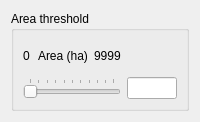
        <widget class="QWidget" name="page_2">
         <property name="sizePolicy">
          <sizepolicy hsizetype="Preferred" vsizetype="Preferred">
           <horstretch>0</horstretch>
           <verstretch>0</verstretch>
          </sizepolicy>
         </property>
         <layout class="QGridLayout" name="gridLayout_100">
          <item row="0" column="0">
           <widget class="QGroupBox" name="areaGroup">
            <property name="sizePolicy">
             <sizepolicy hsizetype="Preferred" vsizetype="Fixed">
              <horstretch>0</horstretch>
              <verstretch>0</verstretch>
             </sizepolicy>
            </property>
            <property name="minimumSize">
             <size>
              <width>0</width>
              <height>100</height>
             </size>
            </property>
            <property name="title">
             <string>Area threshold</string>
            </property>
            <layout class="QGridLayout" name="gridLayout_13">
             <item row="0" column="0">
              <widget class="QLabel" name="areaMin">
               <property name="text">
                <string>0</string>
               </property>
              </widget>
             </item>
             <item row="0" column="1">
              <widget class="QLabel" name="areaLabel">
               <property name="text">
                <string>Area (ha)</string>
               </property>
              </widget>
             </item>
             <item row="0" column="2">
              <widget class="QLabel" name="areaMax">
               <property name="text">
                <string>9999</string>
               </property>
              </widget>
             </item>
             <item row="1" column="0" colspan="3">
              <widget class="QSlider" name="areaSlider">
               <property name="orientation">
                <enum>Qt::Horizontal</enum>
               </property>
               <property name="tickPosition">
                <enum>QSlider::TicksAbove</enum>
               </property>
              </widget>
             </item>
             <item row="1" column="3">
              <widget class="QLineEdit" name="areaVal">
               <property name="sizePolicy">
                <sizepolicy hsizetype="Expanding" vsizetype="Fixed">
                 <horstretch>0</horstretch>
                 <verstretch>0</verstretch>
                </sizepolicy>
               </property>
               <property name="minimumSize">
                <size>
                 <width>50</width>
                 <height>0</height>
                </size>
               </property>
               <property name="maximumSize">
                <size>
                 <width>50</width>
                 <height>16777215</height>
                </size>
               </property>
               <property name="toolTip">
                <string>Potential HRUs (particular landuse/soil/slope band combinations) covering less than this area or percentage of their subbasin will be eliminated as HRUs.</string>
               </property>
              </widget>
             </item>
            </layout>
           </widget>
          </item>
         </layout>
        </widget>
